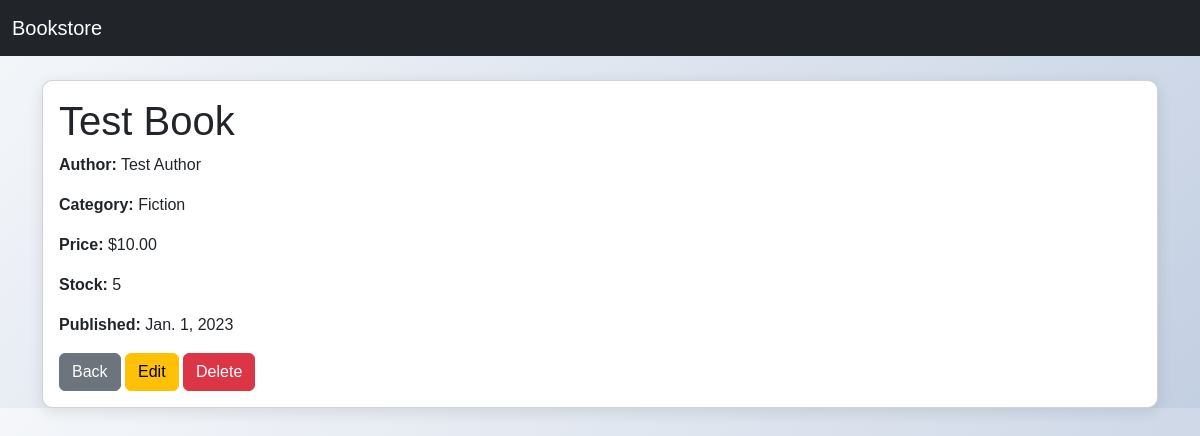
Screenshot of /book/1/ with the database file from the repository.
### books/models.py (models this page shows, shortened)
class Book(models.Model):
    title = models.CharField(max_length=200)
    author = models.CharField(max_length=200)
    category = models.ForeignKey(Category, on_delete=models.CASCADE)
    price = models.DecimalField(max_digits=6, decimal_places=2)
    stock = models.PositiveIntegerField()
    published_date = models.DateField()

class Category(models.Model):
    name = models.CharField(max_length=100)

### books/views.py (the view)
# urls.py: path('book/<int:pk>/', views.book_detail, name='book_detail'),
def book_detail(request, pk):
    book = get_object_or_404(Book, pk=pk)
    return render(request, 'books/book_detail.html', {'book': book})

### books/templates/books/book_detail.html (shortened to what this page needs)
<!DOCTYPE html>
<html lang="en">
<head>
    <link href="https://cdn.jsdelivr.net/npm/bootstrap@5.3.0/dist/css/bootstrap.min.css" rel="stylesheet">
</head>
<body>
    <nav class="navbar navbar-dark bg-dark">
        <div class="container-fluid">
            <a class="navbar-brand" href="{% url 'book_list' %}">Bookstore</a>
        </div>
    </nav>
    <div class="container mt-4">
        <div class="card">
            <div class="card-body">
                <h1 class="card-title">{{ book.title }}</h1>
                <p><strong>Author:</strong> {{ book.author }}</p>
                <p><strong>Category:</strong> {{ book.category.name }}</p>
                <p><strong>Price:</strong> ${{ book.price }}</p>
                <p><strong>Stock:</strong> {{ book.stock }}</p>
                <p><strong>Published:</strong> {{ book.published_date }}</p>
                <div class="mt-3">
                    <a href="{% url 'book_list' %}" class="btn btn-secondary">Back</a>
                    <a href="{% url 'book_update' book.pk %}" class="btn btn-warning">Edit</a>
                    <a href="{% url 'book_delete' book.pk %}" class="btn btn-danger">Delete</a>
                </div>
            </div>
        </div>
    </div>
</body>
</html>

### books/templates/books/book_detail.html (style rules this page uses)
body { font-family: 'Poppins', sans-serif; background: linear-gradient(135deg, #f5f7fa 0%, #c3cfe2 100%); }
.card { border-radius: 10px; box-shadow: 0 4px 15px rgba(0, 0, 0, 0.1); }

### rows the page displays
Book: title "Test Book", author "Test Author", category.name "Fiction", price "10.00", stock "5", published_date "Jan. 1, 2023"
